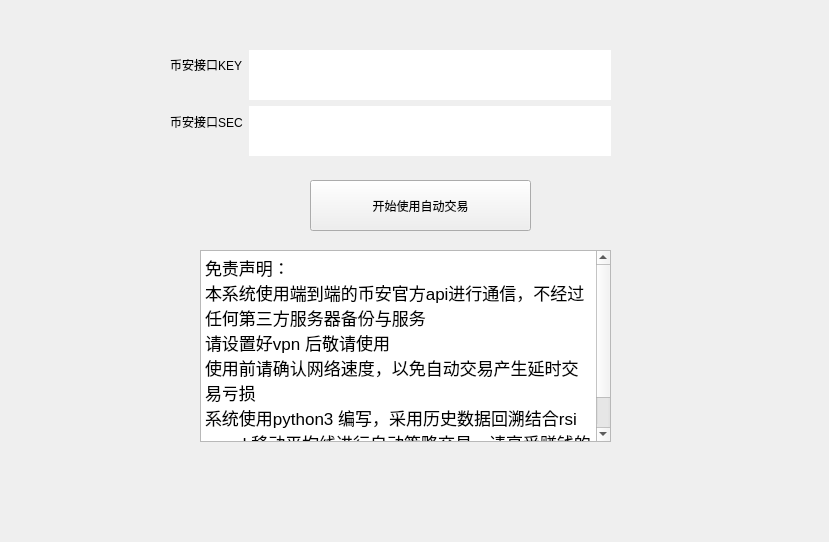
<?xml version="1.0" encoding="UTF-8"?>
<ui version="4.0">
 <class>Widget</class>
 <widget class="QWidget" name="Widget">
  <property name="enabled">
   <bool>true</bool>
  </property>
  <property name="geometry">
   <rect>
    <x>0</x>
    <y>0</y>
    <width>829</width>
    <height>542</height>
   </rect>
  </property>
  <property name="windowTitle">
   <string>币安合约策略量化交易机器人</string>
  </property>
  <widget class="QWidget" name="formLayoutWidget">
   <property name="geometry">
    <rect>
     <x>170</x>
     <y>50</y>
     <width>441</width>
     <height>121</height>
    </rect>
   </property>
   <layout class="QFormLayout" name="formLayout">
    <item row="0" column="0">
     <widget class="QLabel" name="kEYLabel">
      <property name="styleSheet">
       <string notr="true">height:50px</string>
      </property>
      <property name="text">
       <string>币安接口KEY</string>
      </property>
      <property name="scaledContents">
       <bool>false</bool>
      </property>
      <property name="wordWrap">
       <bool>false</bool>
      </property>
      <property name="margin">
       <number>10</number>
      </property>
      <property name="openExternalLinks">
       <bool>false</bool>
      </property>
      <property name="textInteractionFlags">
       <set>Qt::TextSelectableByKeyboard|Qt::TextSelectableByMouse</set>
      </property>
     </widget>
    </item>
    <item row="0" column="1">
     <widget class="QLineEdit" name="keyInput">
      <property name="enabled">
       <bool>true</bool>
      </property>
      <property name="autoFillBackground">
       <bool>false</bool>
      </property>
      <property name="styleSheet">
       <string notr="true">height:50px;
width:300px</string>
      </property>
      <property name="frame">
       <bool>false</bool>
      </property>
     </widget>
    </item>
    <item row="2" column="0">
     <widget class="QLabel" name="sECLabel">
      <property name="styleSheet">
       <string notr="true">height:50px</string>
      </property>
      <property name="text">
       <string>币安接口SEC</string>
      </property>
      <property name="margin">
       <number>6</number>
      </property>
     </widget>
    </item>
    <item row="2" column="1">
     <widget class="QLineEdit" name="SecInput">
      <property name="styleSheet">
       <string notr="true">height:50px;
width:300px;</string>
      </property>
      <property name="frame">
       <bool>false</bool>
      </property>
     </widget>
    </item>
   </layout>
  </widget>
  <widget class="QTextBrowser" name="textBrowser">
   <property name="geometry">
    <rect>
     <x>200</x>
     <y>250</y>
     <width>411</width>
     <height>192</height>
    </rect>
   </property>
   <property name="html">
    <string>&lt;!DOCTYPE HTML PUBLIC &quot;-//W3C//DTD HTML 4.0//EN&quot; &quot;http://www.w3.org/TR/REC-html40/strict.dtd&quot;&gt;
&lt;html&gt;&lt;head&gt;&lt;meta name=&quot;qrichtext&quot; content=&quot;1&quot; /&gt;&lt;meta charset=&quot;utf-8&quot; /&gt;&lt;style type=&quot;text/css&quot;&gt;
p, li { white-space: pre-wrap; }
hr { height: 1px; border-width: 0; }
li.unchecked::marker { content: &quot;\2610&quot;; }
li.checked::marker { content: &quot;\2612&quot;; }
&lt;/style&gt;&lt;/head&gt;&lt;body style=&quot; font-family:'.AppleSystemUIFont'; font-size:13pt; font-weight:400; font-style:normal;&quot;&gt;
&lt;p style=&quot; margin-top:0px; margin-bottom:0px; margin-left:0px; margin-right:0px; -qt-block-indent:0; text-indent:0px;&quot;&gt;免责声明：&lt;/p&gt;
&lt;p style=&quot; margin-top:0px; margin-bottom:0px; margin-left:0px; margin-right:0px; -qt-block-indent:0; text-indent:0px;&quot;&gt;本系统使用端到端的币安官方api进行通信，不经过任何第三方服务器备份与服务&lt;/p&gt;
&lt;p style=&quot; margin-top:0px; margin-bottom:0px; margin-left:0px; margin-right:0px; -qt-block-indent:0; text-indent:0px;&quot;&gt;请设置好vpn 后敬请使用&lt;/p&gt;
&lt;p style=&quot; margin-top:0px; margin-bottom:0px; margin-left:0px; margin-right:0px; -qt-block-indent:0; text-indent:0px;&quot;&gt;使用前请确认网络速度，以免自动交易产生延时交易亏损&lt;/p&gt;
&lt;p style=&quot; margin-top:0px; margin-bottom:0px; margin-left:0px; margin-right:0px; -qt-block-indent:0; text-indent:0px;&quot;&gt;系统使用python3 编写，采用历史数据回溯结合rsi macd 移动平均线进行自动策略交易，请享受赚钱的快乐吧&lt;/p&gt;&lt;/body&gt;&lt;/html&gt;</string>
   </property>
  </widget>
  <widget class="QPushButton" name="pushButton">
   <property name="geometry">
    <rect>
     <x>310</x>
     <y>180</y>
     <width>221</width>
     <height>51</height>
    </rect>
   </property>
   <property name="styleSheet">
    <string notr="true">width:200px</string>
   </property>
   <property name="text">
    <string>开始使用自动交易</string>
   </property>
   <property name="checkable">
    <bool>false</bool>
   </property>
   <property name="autoRepeat">
    <bool>false</bool>
   </property>
   <property name="autoExclusive">
    <bool>false</bool>
   </property>
   <property name="autoDefault">
    <bool>false</bool>
   </property>
   <property name="default">
    <bool>false</bool>
   </property>
   <property name="flat">
    <bool>false</bool>
   </property>
  </widget>
 </widget>
 <resources/>
 <connections/>
</ui>
